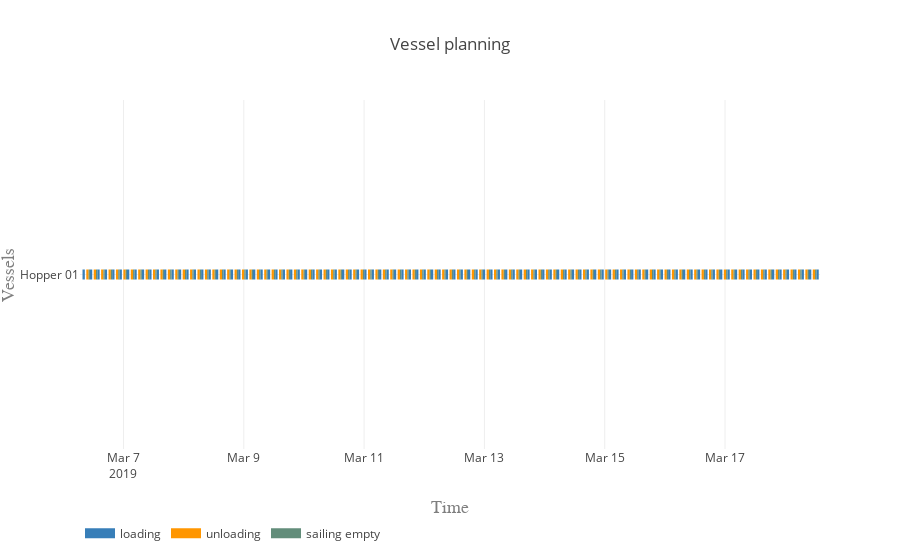

The notebook cell this image was saved under:
### Markdown cell above
#### Vessel planning

### Code cell
vessels = [hopper]

activities = ['loading', 'unloading', 'sailing full', 'sailing empty']
colors = {0:'rgb(55,126,184)', 1:'rgb(255,150,0)', 2:'rgb(98, 192, 122)', 3:'rgb(98, 141, 122)'}

plot.vessel_planning(vessels, activities, colors)

### Figure 1 — Plotly figure (JSON) as saved in the notebook; plotly's stock layout.template omitted (floating-point values rounded to 4 significant figures; data arrays with more than 128 entries replaced by an {"elided": "..."} marker saying what was removed)
{"data": [{"connectgaps": false, "hoverinfo": "y+name", "line": {"color": "rgb(55,126,184)", "width": 10}, "mode": "lines", "name": "loading", "type": "scatter", "uid": "19532389-4895-4c27-818f-07468e42285d", "x": {"elided": "500 str values"}, "y": {"elided": "500 str values"}}, {"connectgaps": false, "hoverinfo": "y+name", "line": {"color": "rgb(255,150,0)", "width": 10}, "mode": "lines", "name": "unloading", "type": "scatter", "uid": "acfe2759-2f8d-40dc-abab-d3d1eb2a60fc", "x": {"elided": "500 str values"}, "y": {"elided": "500 str values"}}, {"connectgaps": false, "hoverinfo": "y+name", "line": {"color": "rgb(98, 192, 122)", "width": 10}, "mode": "lines", "name": "sailing full", "type": "scatter", "uid": "2fe4ab60-bea2-4282-82f5-6f758b953bc4", "x": [], "y": []}, {"connectgaps": false, "hoverinfo": "y+name", "line": {"color": "rgb(98, 141, 122)", "width": 10}, "mode": "lines", "name": "sailing empty", "type": "scatter", "uid": "26a59f92-e00a-4ed2-b5c8-d4325adc17cd", "x": {"elided": "495 str values"}, "y": {"elided": "495 str values"}}], "layout": {"hovermode": "closest", "legend": {"orientation": "h", "x": 0, "y": -0.2}, "title": "Vessel planning", "xaxis": {"range": ["2019-03-06 06:39:10", "2019-03-18 13:53:32.511561"], "title": "Time", "titlefont": {"color": "#7f7f7f", "family": "Courier New, monospace", "size": 18}}, "yaxis": {"title": "Vessels", "titlefont": {"color": "#7f7f7f", "family": "Courier New, monospace", "size": 18}}}}
